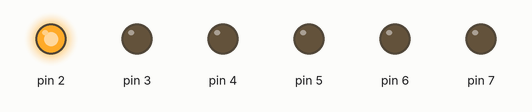
Bench run of a sketch on a simulated Arduino Uno, built with avr-gcc and run on an emulated ATmega328P. Shown: output pins drawn as LEDs (lit = HIGH).

Above: at 0.2 s.
At 1.2 s:
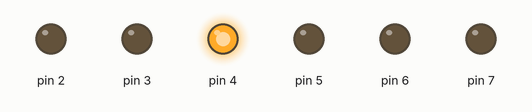
At 1.7 s:
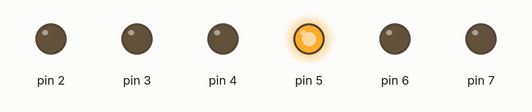
At 2.2 s:
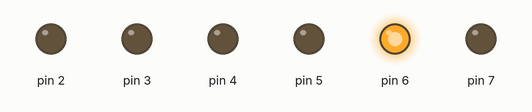
At 3.7 s:
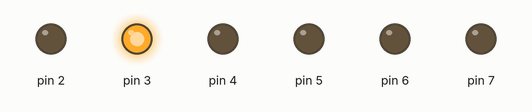
At 5.7 s:
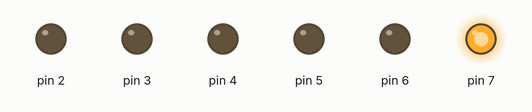
Timing chart, 0 to 6.9 s (numbered marks = the images above):
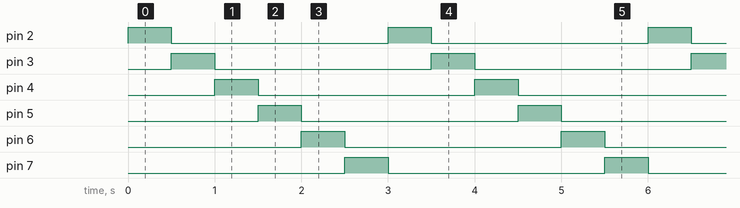

The sketch:

TestLights.ino
```cpp
void setup()
{
  pinMode(2, OUTPUT);
  pinMode(3, OUTPUT);
  pinMode(4, OUTPUT);
  pinMode(5, OUTPUT);
  pinMode(6, OUTPUT);
  pinMode(7, OUTPUT);

  digitalWrite(2, LOW);
  digitalWrite(3, LOW);
  digitalWrite(4, LOW);
  digitalWrite(5, LOW);
  digitalWrite(6, LOW);
  digitalWrite(7, LOW);
}


void loop()
{
  digitalWrite(2, HIGH);
  delay(500);
  digitalWrite(2, LOW);

  digitalWrite(3, HIGH);
  delay(500);
  digitalWrite(3, LOW);

  digitalWrite(4, HIGH);
  delay(500);
  digitalWrite(4, LOW);

  digitalWrite(5, HIGH);
  delay(500);
  digitalWrite(5, LOW);

  digitalWrite(6, HIGH);
  delay(500);
  digitalWrite(6, LOW);

  digitalWrite(7, HIGH);
  delay(500);
  digitalWrite(7, LOW);
}
```

Measured:
- by itself, pin 2–7: alternates HIGH for 0.50 s and LOW for 2.5 s
- by itself, everything shown: repeats every 3.0 s, in 7 steps
